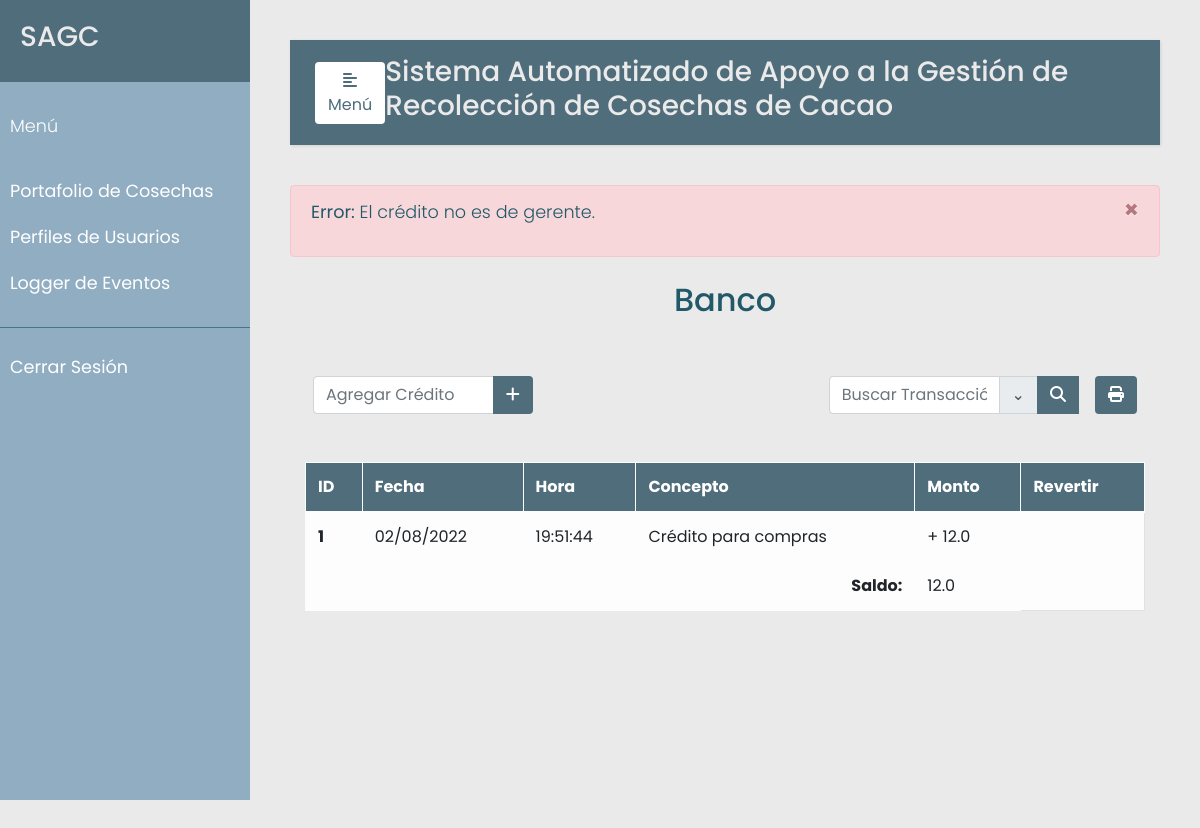
The app's page /bancos/1/revertir (signed in) with its own data.
### src/models.py (models this page shows, shortened)
class Banco(db.Model):
    __tablename__ = 'bancos'
    id = db.Column(db.Integer, primary_key=True)
    compra_id = db.Column(db.Integer, nullable=True, unique=True)
    financia_id = db.Column(db.Integer, nullable=True, unique=True)
    fecha = db.Column(db.DateTime, nullable=False)
    concepto = db.Column(db.String(120), nullable=False)
    monto = db.Column(db.Float, nullable=False)
    credito = db.Column(db.Boolean, nullable=False)
    agg_gerente = db.Column(db.Boolean, default=False)
    revertido = db.Column(db.Boolean, default=False)

### src/bancos.py (the view, shortened to what this page needs)
@app.route('/bancos/<banco_id>/revertir', methods=['GET', 'POST'])
@login_required
def revertir_bancos(banco_id):
    bancos = Banco.query.all()
    saldo = sum([b.monto for b in bancos if b.credito]) - sum([b.monto for b in bancos if not b.credito])
    credito = Banco.query.filter(Banco.id == banco_id).first()
    if credito is None:
        error = "El crédito no existe."
        return render_template("bancos.html", error=error, bancos=bancos, saldo=saldo)
    if not credito or not credito.agg_gerente:
        error = "El crédito no es de gerente."
        return render_template("bancos.html", error=error, bancos=bancos, saldo=saldo)

### src/decoradores.py (called while the page is built)
def login_required(f):
    @wraps(f)
    def wrap(*args, **kwargs):
        if 'logged_in' in session:
            return f(*args, **kwargs)
        else:
            flash('Necesitas iniciar sesión primero')
            return redirect(url_for('login'))
    return wrap

### templates/bancos.html (shortened to what this page needs)
{% extends "base.html" %}
{% set active_page = "banco" %}
{% block content %}
<section class="vh-100">
    <div class="container h-100">
        <p class="text-center h2 fw-bold mb-5 mx-1 mx-md-4 mt-4" id="Nombre-Cosecha">Banco</p>
        <form action='/bancos/search' method="POST">
          <div class="d-flex flex-row-reverse bd-highlight">
            <div class="p-2 bd-highlight">
              <button type="submit" id="printer" class="btn" style="color:#fff; background-color:#4F6D7A;">
                <i class="fa fa-print" aria-hidden="true"></i>
              </button>
            </div>
            <div class="p-2 bd-highlight">
              <div class="input-group mb-3">
                <input type="text" class="form-control" placeholder="Buscar Transacción" aria-label="Buscar" name="search_bancos" value="{{request.form.search_bancos}}">
                <div class="input-group-append">
                  <span class="input-group-text" id="basic-addon1"><a data-toggle="collapse" href="#collapse1"> ⌄ </a></span>
                </div>
                <div class="input-group-append">
                  <button type="submit" id="search_bancos" name="action-type" value="search" class="btn" style="color:#fff; background-color:#4F6D7A";>
                    <i class="fas fa-search" aria-hidden="true"></i>
                  </button>
                </div>
              </div>
            </div>
        </form>
            <div class="col-4"></div>
            <form action='/bancos/' method="POST">
              <div class="p-2 bd-highlight">
                <div class="input-group mb-2">
                  <input type="number" class="form-control" placeholder="Agregar Crédito" aria-label="agregar" name="agregar_credito" value="{{request.form.agregar_credito}}">
                  <div class="input-group-append">
                    <button type="submit" id="agregar_credito" name="action-type" class="btn" style="color:#fff; background-color:#4F6D7A;">
                        <i class="fa-solid fa-plus" aria-hidden="true"></i>
                    </button>
                  </div>
                </div>
              </div>
            </form>
          </div>
        <br/>
        <table class="table table-bordered table-light table-hover" id="tabla_cosechas">
          <thead>
            <tr>
              <th scope="col">ID</th>
              <th scope="col">Fecha</th>
              <th scope="col">Hora</th>
              <th scope="col">Concepto</th>
              <th scope="col">Monto</th>
              <th scope="col">Revertir</th>
            </tr>
          </thead>
          <tbody>
            {% for u in bancos %}
            <tr>
              <th scope="row">{{u.id}}</th>
              <td>{{ u.fecha.strftime("%d/%m/%Y") }}</td>
              <td>{{ u.fecha.strftime("%H:%M:%S") }}</td>
              <td>{{ u.concepto }}</td>
              <td>{% if u.credito %}+{% endif%}
                  {{ u.monto }}
              </td>
            </tr>
            {% endfor %}
            <tr>
              <th colspan="4" scope="row" colspan="11" style="text-align: right;">Saldo:</th>
              <td colspan="1">{{ saldo }}</td>
            </tr>
          </tbody>
        </table>
    </div>
{% endblock %}

### static/css/styles.css (style rules this page uses)
body { font-family: 'Poppins', sans-serif; background: #EAEAEA; }
p { font-family: 'Poppins', sans-serif; font-size: 1.1em; font-weight: 300; line-height: 1.7em; color: #215968; }
a, a:hover, a:focus { color: inherit; text-decoration: none; transition: all 0.3s; }
a[data-toggle="collapse"] { position: relative; }
thead { color:#fff; background-color:#4F6D7A; }

### records on screen
Banco: id "1", fecha "02/08/2022", fecha "19:51:44", concepto "Crédito para compras", monto "12.0"

### other values on screen
{{ error }} "El crédito no es de gerente."
{{ saldo }} "12.0"
